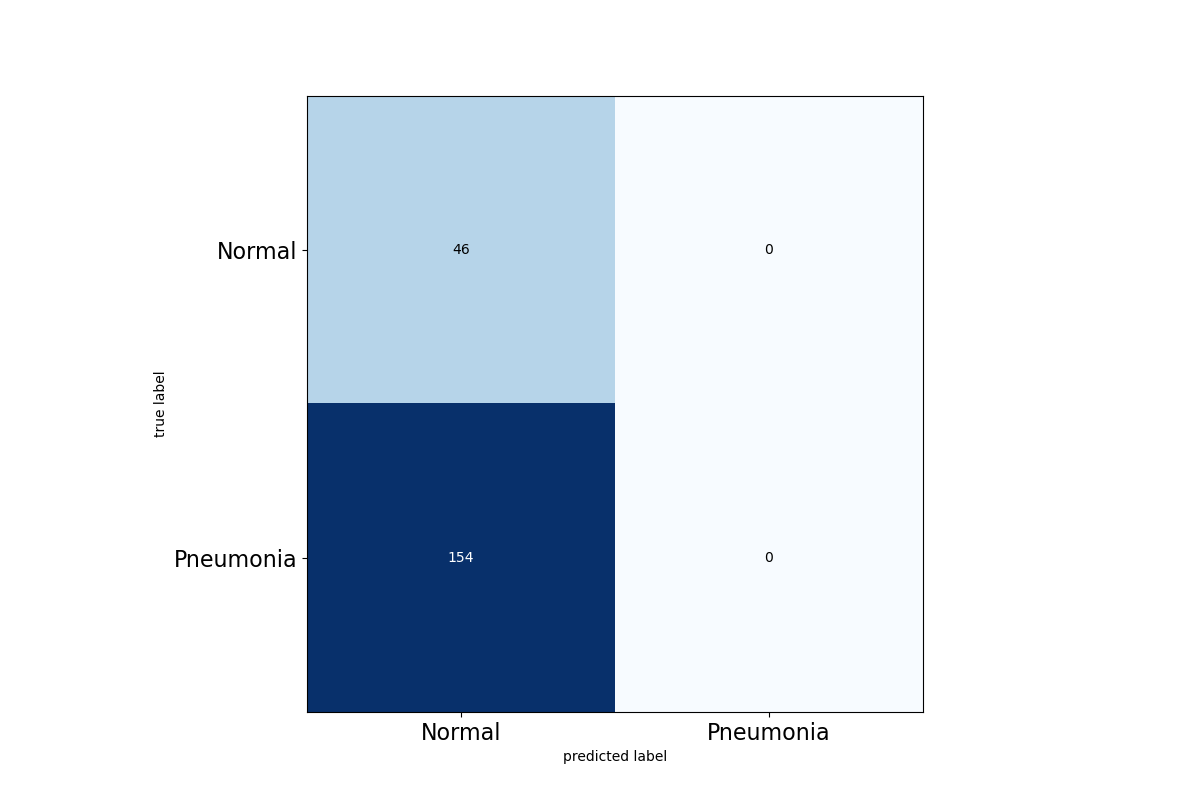

Source code (Python):
from mlxtend.plotting import plot_confusion_matrix
from sklearn.metrics import confusion_matrix
import matplotlib.pyplot as plt

file_name = 'conf_matrix.png'

def generate_confusion_matrix(val_labels, predictions):
    cm = confusion_matrix(val_labels, predictions, labels=['NORMAL', 'PNEUMONIA'])
    plt.figure()
    plot_confusion_matrix(cm, figsize=(12,8), hide_ticks=True, cmap=plt.cm.Blues)
    plt.xticks(range(2), ['Normal', 'Pneumonia'], fontsize=16)
    plt.yticks(range(2), ['Normal', 'Pneumonia'], fontsize=16)
    plt.savefig(file_name)

    return file_name